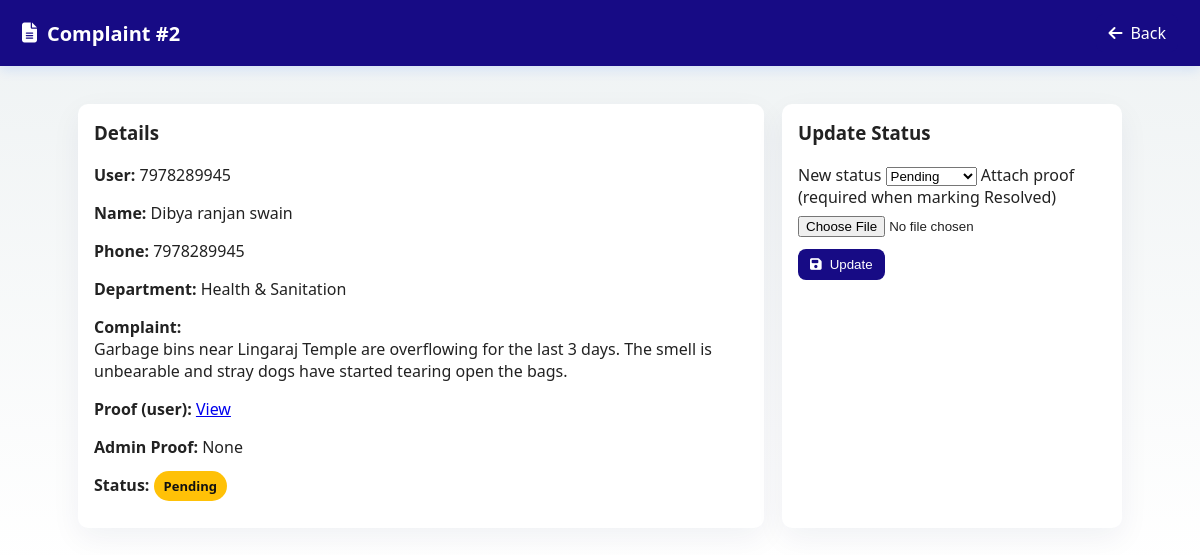
The app's page /admin_complaint/2 (signed in), older data.
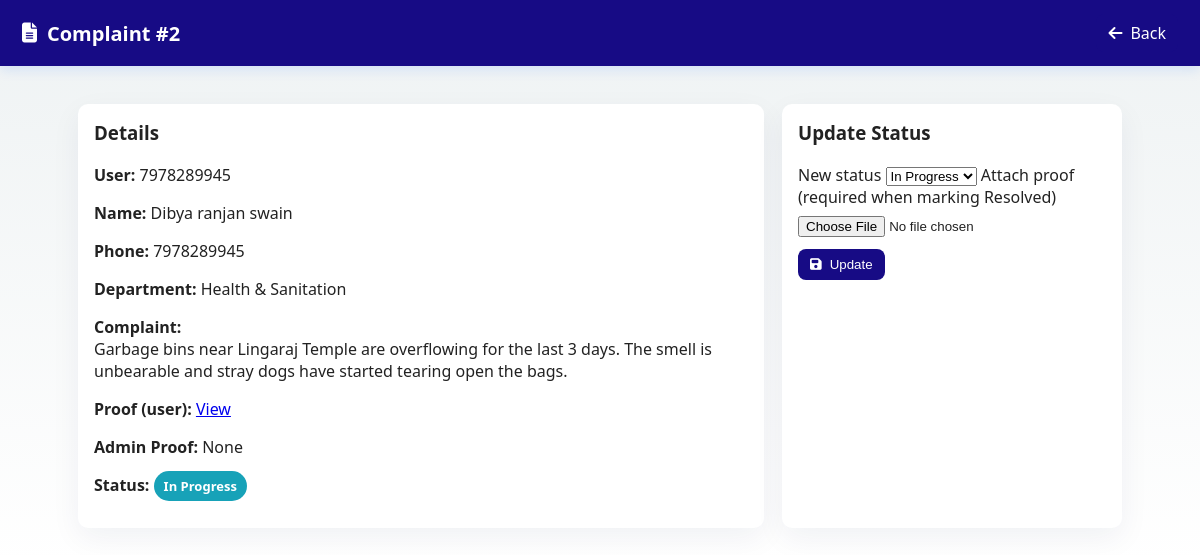
The same page, newer data.
### tables this page shows
CREATE TABLE complaints (
                        id INTEGER PRIMARY KEY AUTOINCREMENT,
                        user_phone TEXT NOT NULL,
                        name TEXT,
                        phone TEXT,
                        district TEXT,
                        block TEXT,
                        gp TEXT,
                        village TEXT,
                        landmark TEXT,
                        pincode TEXT,
                        department TEXT,
                        complaint TEXT,
                        proof TEXT, status TEXT DEFAULT 'Pending', admin_proof TEXT, updated_at TEXT,
                        FOREIGN KEY(user_phone) REFERENCES users(phone)
                    );

### Civicissueproject/tempCodeRunnerFile.py (the view)
@app.route("/admin_complaint/<int:cid>")
@admin_required
def admin_complaint_view(cid):
    complaint = get_complaint_by_id(cid)
    if not complaint:
        flash("Complaint not found", "danger")
        return redirect(url_for("admin_dashboard"))
    return render_template("admin_complaint_view.html", complaint=complaint)

### Civicissueproject/tempCodeRunnerFile.py (called while the page is built)
def get_complaint_by_id(cid):
    conn = sqlite3.connect(DB_NAME)
    c = conn.cursor()
    c.execute("SELECT * FROM complaints WHERE id=?", (cid,))
    row = c.fetchone()
    conn.close()
    return row

def admin_required(fn):
    from functools import wraps
    @wraps(fn)
    def wrapper(*args, **kwargs):
        if session.get("role") != "admin":
            flash("Admin access required", "danger")
            return redirect(url_for("admin_login"))
        return fn(*args, **kwargs)
    return wrapper

### Civicissueproject/templates/admin_complaint_view.html (shortened to what this page needs)
<!DOCTYPE html>
<html lang="en">
<head>
  <link rel="stylesheet" href="{{ url_for('static', filename='css/admin_styles.css') }}">
  <link rel="stylesheet" href="https://cdnjs.cloudflare.com/ajax/libs/font-awesome/6.5.0/css/all.min.css">
</head>
<body>
  <header class="admin-header">
    <h1><i class="fas fa-file-alt"></i> Complaint #{{ complaint[0] }}</h1>
    <div><a class="btn" href="{{ url_for('admin_dashboard') }}"><i class="fas fa-arrow-left"></i> Back</a></div>
  </header>
  <main class="admin-main single-complaint">
    <section class="details-card">
      <h3>Details</h3>
      <p><strong>User:</strong> {{ complaint[1] }}</p>
      <p><strong>Name:</strong> {{ complaint[2] }}</p>
      <p><strong>Phone:</strong> {{ complaint[3] }}</p>
      <p><strong>Department:</strong> {{ complaint[10] }}</p>
      <p><strong>Complaint:</strong><br/> {{ complaint[11] }}</p>
      <p><strong>Proof (user):</strong>
        {% if complaint[12] %}
          <a href="{{ url_for('static', filename='uploads/' ~ complaint[12]) }}" target="_blank">View</a>
        {% else %}
          None
        {% endif %}
      </p>
      <p><strong>Admin Proof:</strong>
        {% if complaint[14] %}
          <a href="{{ url_for('admin_proofs', filename=complaint[14]) }}" target="_blank">View</a>
        {% else %}
          None
        {% endif %}
      </p>
      <p><strong>Status:</strong>
        <span class="pill {{ (complaint[13] or 'Pending')|lower|replace(' ', '-') }}">
          {{ complaint[13] or 'Pending' }}
        </span>
      </p>
    </section>
    <section class="action-card">
      <h3>Update Status</h3>
      <form method="post" action="{{ url_for('admin_update_status_route') }}" enctype="multipart/form-data">
        <label>
          New status
          <select name="status" required>
            <option value="Pending" {% if complaint[13]=='Pending' %}selected{% endif %}>Pending</option>
            <option value="In Progress" {% if complaint[13]=='In Progress' %}selected{% endif %}>In Progress</option>
          </select>
        </label>
        <label class="file-label">
          Attach proof (required when marking Resolved)
          <input type="file" name="admin_proof" accept="image/*,video/*">
        </label>
        <div style="margin-top:12px">
          <button class="btn primary" type="submit"><i class="fas fa-save"></i> Update</button>
        </div>
      </form>
    </section>
  </main>
</body>
</html>

### Civicissueproject/static/css/admin_styles.css (style rules this page uses)
:root { --primary: #170b85; --muted: #6b7280; --bg: linear-gradient(180deg,#eef2f3,#fff); --card: #fff; }
* { box-sizing:border-box }
body { margin:0; font-family: "Segoe UI", Arial, sans-serif; background:var(--bg); color:#222; }
.admin-header { display:flex; justify-content:space-between; align-items:center; background:var(--primary); color:#fff; padding:14px 22px; box-shadow:0 4px 12px rgba(10,102,255,.12); }
.admin-header h1 { margin:0; font-size:20px; display:flex; gap:10px; align-items:center }
.admin-main { padding:20px 28px; max-width:1100px; margin:18px auto }
.pill { padding:6px 10px; border-radius:999px; color:#fff; font-weight:700; font-size:13px }
.pill.in-progress { background:#17a2b8 }
.btn { display:inline-flex; align-items:center; gap:8px; padding:8px 12px; border-radius:8px; text-decoration:none; color:#fff; background:var(--primary); border:0; cursor:pointer }
.single-complaint { display:grid; grid-template-columns: 1fr 340px; gap:18px }
.details-card, .action-card { background:var(--card); padding:16px; border-radius:10px; box-shadow:0 10px 30px rgba(12,37,77,.06) }
.details-card h3, .action-card h3 { margin-top:0 }
.file-label input[type="file"] { display:block; margin-top:8px }

Row changes from the older to the newer data that the page shows:
changed complaints "Dibya ranjan swain": status "Pending" → "In Progress"
